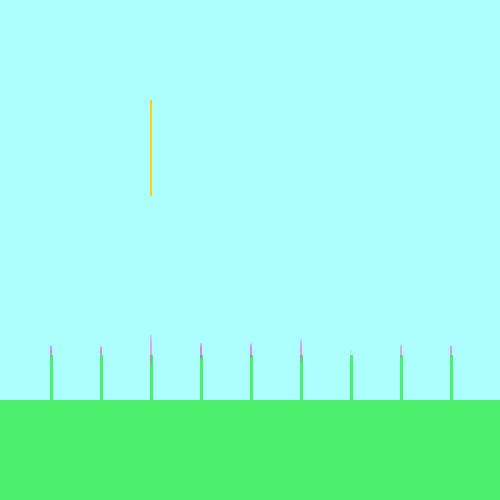
Frame 1 (no input)
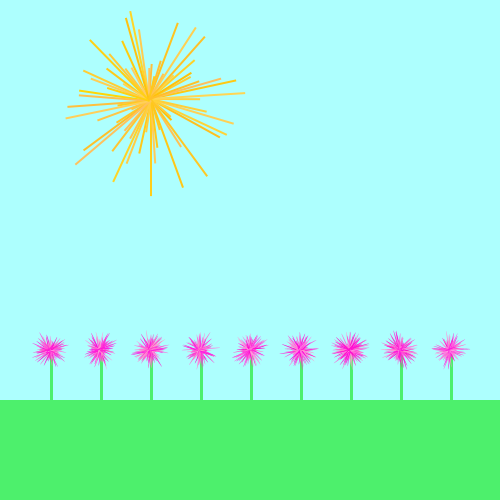
Frame 60 (the mouse pressed at the canvas centre just before this capture)
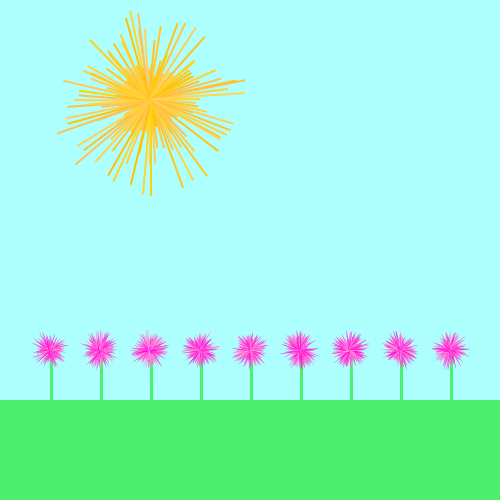
Frame 120 (the mouse held since frame 60 and released just before this capture)

The Processing sketch that drew these frames (run headless with seeded random() and noise(); from frame 60 on, the mouse is pressed at the canvas centre):

// Processing sketch: processing_118738
// ── processing_118738.pde

float angle = 0;
 
void setup() {
  size(500, 500);
  noStroke();
  smooth();
  background(173,255,254);
  fill(77,240,108);
  rect(0,400,500,100);
  
  fill(77,240,108);
  rect(450,355,3,50);
  
  fill(77,240,108);
  rect(400,355,3,50);
  
  fill(77,240,108);
  rect(350,355,3,50);
  
  fill(77,240,108);
  rect(300,355,3,50);
  
   fill(77,240,108);
  rect(250,355,3,50);
  
   fill(77,240,108);
  rect(200,355,3,50);
  
   fill(77,240,108);
  rect(150,355,3,50);
  
   fill(77,240,108);
  rect(100,355,3,50);
  
   fill(77,240,108);
  rect(50,355,3,50);
}
 
void draw() {
  
  pushMatrix();
  translate(150,100);
  rotate(angle);
  fill(255, random(190,215), random(0,100)); 
  rect(0,0,2,random(20,100)); 
  popMatrix();
  
  pushMatrix();
  fill((255),random(0,160),random(200,230));
  translate(450,350);
  rotate(angle);
  ellipse(1,1,1,random(0,40));
  popMatrix();
  
  pushMatrix();
  fill((255),random(0,160),random(200,230));
  translate(400,350);
  rotate(angle);
  ellipse(1,1,1,random(0,40));
  popMatrix();
  
  pushMatrix();
  fill((255),random(0,160),random(200,230));
  translate(350,350);
  rotate(angle);
  ellipse(1,1,1,random(0,40));
  popMatrix();
  
  pushMatrix();
  fill((255),random(0,160),random(200,230));
  translate(300,350);
  rotate(angle);
  ellipse(1,1,1,random(0,40));
  popMatrix();
  
   pushMatrix();
  fill((255),random(0,160),random(200,230));
  translate(250,350);
  rotate(angle);
  ellipse(1,1,1,random(0,40));
  popMatrix();
  
   pushMatrix();
  fill((255),random(0,160),random(200,230));
  translate(200,350);
  rotate(angle);
  ellipse(1,1,1,random(0,40));
  popMatrix();
  
   pushMatrix();
  fill((255),random(0,160),random(200,230));
  translate(150,350);
  rotate(angle);
  ellipse(1,1,1,random(0,40));
  popMatrix();
  
   pushMatrix();
  fill((255),random(0,160),random(200,230));
  translate(100,350);
  rotate(angle);
  ellipse(1,1,1,random(0,40));
  popMatrix();
  
   pushMatrix();
  fill((255),random(0,160),random(200,230));
  translate(50,350);
  rotate(angle);
  ellipse(1,1,1,random(0,40));
  popMatrix();
  
angle += .5;
}
